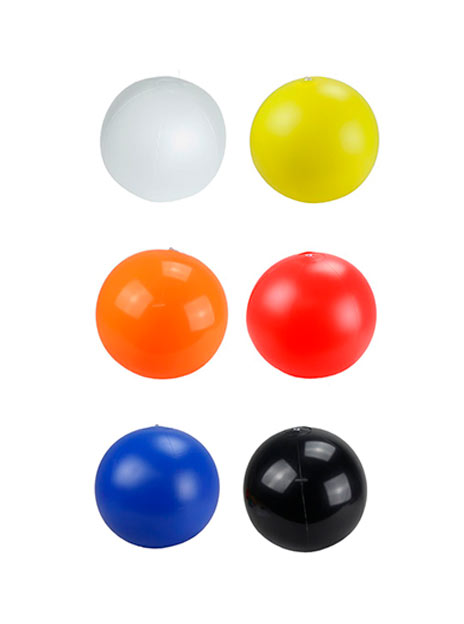
#> input picture archivos/PELOTASLISAS-COLORES.jpg, 464 x 624 px, found by its file name
$ jupyter execute Taller_1.ipynb
#> lines starting #> are read from the running program, lines starting #| are printed output that depends on the picture; after the words box and inside, x2 and y2 are one past the last pixel; in counts of white or black regions, pixels touching at a corner belong together
<a href="https://colab.research.google.com/github/jsebastianquiroga/IMAGE_VIDEO_PROCESSING_PUJ/blob/main/Talleres/Taller_1.ipynb" target="_parent"></a>

#

<h1> <strong>Procesamiento de imágenes y video.</strong></h1>
<h2> Para: Carlos Alberto Parra Rodriguez.</br></h2>
<h2>Integrantes:</br></h2>
<h2>Leonardo García.</br></h2>
<h2>Juan Sebastián Quiroga Bernal. </h2>

#Introducción:

En este taller, nos embarcaremos en el desafío de detectar y extraer pelotas de colores de una imagen. La detección de colores es un proceso fundamental en el procesamiento de imágenes, y aquí lo abordaremos mediante el uso de máscaras en el espacio de color HSV. El espacio de color HSV nos permite segmentar objetos basados en su tono y saturación, lo que lo hace ideal para diferenciar colores específicos en una imagen.

## 1. Importación de las bibliotecas necesarias:

Antes de comenzar, es esencial importar las bibliotecas que facilitarán el procesamiento de imágenes, la visualización y otras tareas relacionadas.

[cell 1]
# Importando las librerías necesarias
import cv2
import numpy as np
import matplotlib.pyplot as plt
from skimage.io import imread, imshow
from skimage.color import rgb2hsv, rgb2gray, rgb2yuv
from skimage import color, exposure, transform
from skimage.exposure import equalize_hist
from google.colab.patches import cv2_imshow
import gdown

# 2. Carga y Visualización de la Imagen Original:

Una vez que las bibliotecas están en su lugar, el siguiente paso es cargar nuestra imagen. Aquí, estamos usando una imagen almacenada en Google Drive. Después de descargarla, la convertimos del espacio de color BGR (predeterminado de OpenCV) a RGB y la visualizamos para tener una idea clara de lo que estamos trabajando.

[cell 2]
# Descargar la imagen desde Google Drive
url = 'https://drive.google.com/uc?id=110a3kGmypCHt46RDgC9t26sgaOsb3CJW'
output = 'PELOTASLISAS-COLORES.jpg'
gdown.download(url, output, quiet=False)
#> (this line was passed over: gdown is not available in this run)

# Leer y mostrar la imagen
image_original = cv2.imread('PELOTASLISAS-COLORES.jpg', cv2.IMREAD_COLOR)
#> image_original is the input picture: shape (624, 464, 3); mean B, G, R 211, 219.3, 233.1
image = cv2.cvtColor(image_original, cv2.COLOR_BGR2RGB)
plt.imshow(image)
plt.show()

## 3. Detección y Extracción de Pelotas de Colores:

La detección precisa de colores en una imagen es una tarea fundamental en el procesamiento de imágenes. La capacidad de aislar y reconocer colores específicos se puede aplicar en una variedad de aplicaciones, desde la clasificación de objetos hasta la edición de imágenes avanzada. En este taller, nos enfocamos en detectar y extraer pelotas de colores específicos de una imagen dada.

Procedimiento:

<ol> <li> Conversión a HSV: Transformamos la imagen de RGB a HSV para facilitar la detección de colores, dada la insensibilidad de HSV a variaciones de iluminación.</li>

<li>Especificación de Colores: Definimos intervalos de tono (Hue) para cada color que deseamos detectar, proporcionando un criterio claro para el aislamiento de colores.</li>

<li>Máscaras de Filtrado: Generamos máscaras binarias según los intervalos definidos, aislando así los píxeles que corresponden a cada color en la imagen.</li>

<li>Visualización de Resultados: Mostramos las imágenes resultantes tras aplicar las máscaras, confirmando la correcta identificación de las pelotas por color.</li> </ol>

[cell 3]
def detect_ball_color(image, lower, upper):
    # Aplicando máscara para el rango de color especificado
    mask = cv2.inRange(image, lower, upper)

    # Encontrando contornos en la máscara
    contours, _ = cv2.findContours(mask, cv2.RETR_EXTERNAL, cv2.CHAIN_APPROX_SIMPLE)

    if contours:
        # Si hay contornos, seleccionar el contorno más grande (suponiendo que es la pelota)
        c = max(contours, key=cv2.contourArea)
        return mask, c
    return mask, None

def main():
    # Crear una copia de la imagen original
    img = image_original.copy()

    # Convertir la imagen a formato HSV
    hsv = cv2.cvtColor(img, cv2.COLOR_BGR2HSV)
#> hsv: shape (624, 464, 3); mean H, S, V 18.1, 41.5, 239.8

    # Definiendo rangos de colores para identificar las pelotas
    colors = {
        'red': ([0, 21, 0], [4, 255, 255]),
        'blue': ([100, 50, 50], [140, 255, 255]),
        'yellow': ([20, 50, 50], [40, 255, 255]),
        'white': ([77, 6, 0], [180, 75, 255]),
        'orange': ([5, 100, 20], [25, 255, 255]),
        'black': ([0, 0, 0], [180, 255, 150])
    }

    # Bucle para detectar pelotas según los rangos de colores definidos
    for color, (lower, upper) in colors.items():
        mask, contour = detect_ball_color(hsv, np.array(lower), np.array(upper))

        if contour is not None:
            # Usando la máscara para extraer solo la pelota detectada
            detected_ball = cv2.bitwise_and(img, img, mask=mask)

            # Imprimir el color detectado
            print(f"Se detectó pelota de color {color}")

            # Mostrar la imagen con solo la pelota detectada
            plt.figure()
            plt.imshow(cv2.cvtColor(detected_ball, cv2.COLOR_BGR2RGB))
            plt.title(f"Pelota {color} detectada")
            plt.show()
#> this loop made 6 passes
#> pass 1, in detect_ball_color, `mask = cv2.inRange(image, lower, upper)`:
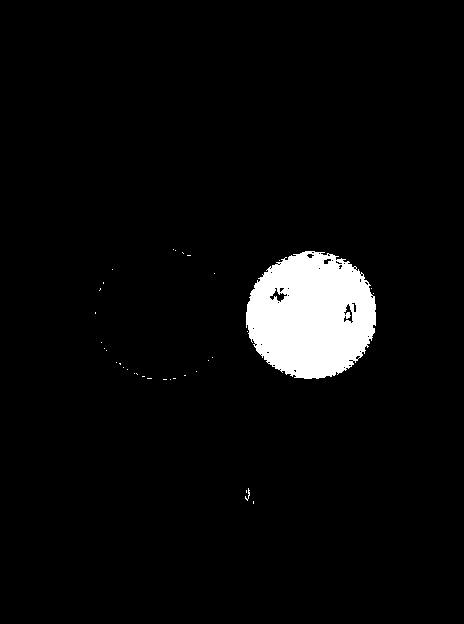
#> mask: shape (624, 464); 4.4% white; 35 white regions (33 under 20 px), largest, box (x1, y1, x2, y2) and area: (246, 251, 376, 379) 12630, (245, 488, 250, 501) 22
#> pass 1, in main, `detected_ball = cv2.bitwise_and(img, img, mask=mask)`:
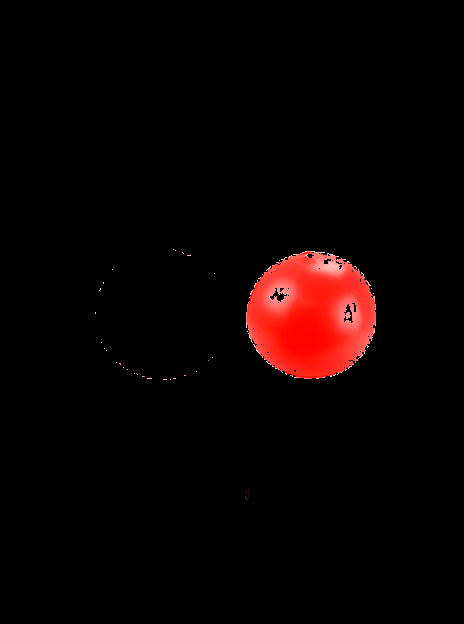
#> detected_ball: shape (624, 464, 3); mean B, G, R 2.2, 2.6, 11.1
#> pass 2, in detect_ball_color (call 2), `mask = cv2.inRange(image, lower, upper)`:
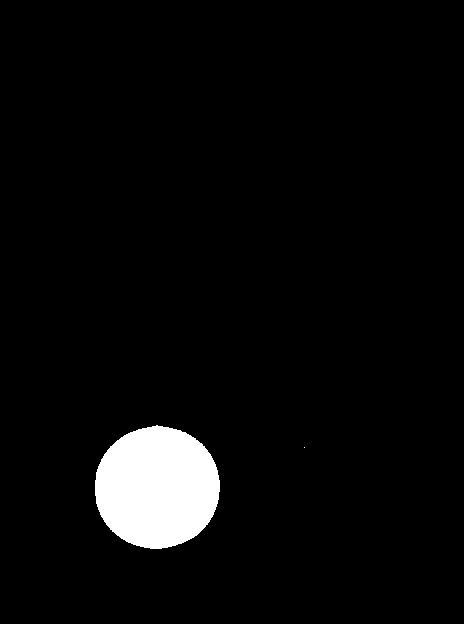
#> mask: shape (624, 464); 4.2% white; 2 white regions (1 under 20 px), largest, box (x1, y1, x2, y2) and area: (95, 425, 220, 549) 12093
#> pass 2, in main, `detected_ball = cv2.bitwise_and(img, img, mask=mask)`:
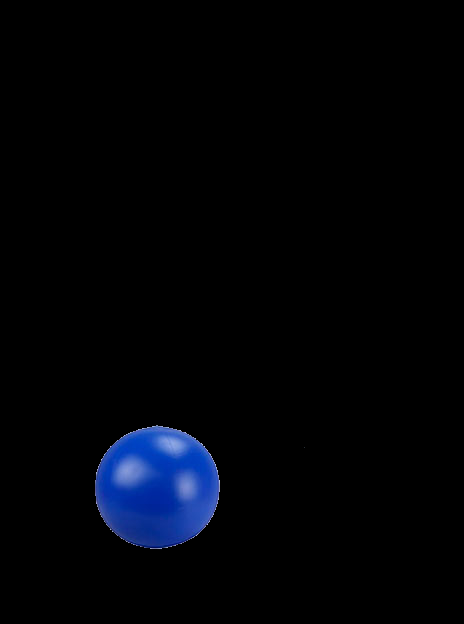
#> detected_ball: shape (624, 464, 3); mean B, G, R 7.4, 3.1, 1.3
#> after the loop: detected_ball: shape (624, 464, 3); mean H, S, V 2.5, 1.9, 1.7

# Ejecutar la función principal
main()

## 4. Delimitación de las Pelotas Detectadas:

Tras el proceso de identificación de las pelotas basado en su color, se vuelve esencial clarificar su presencia dentro de la imagen original para una interpretación más intuitiva. Esta etapa se centra en delinear y destacar cada pelota identificada, asegurando que su posición, tamaño y forma sean claramente visibles y comprensibles. Al delinear estas áreas de interés, proporcionamos un contexto visual que facilita el análisis y la comprensión de los resultados obtenidos.

Procedimiento:

<ol> <li>Identificación de Contornos: A partir de las máscaras generadas, extraemos los contornos que delinean las áreas detectadas.</li>
<li>Superposición en la Imagen: Sobre la imagen original, superponemos los contornos detectados, destacando así la posición y forma de cada pelota.</li>
<li>Visualización Final: Mostramos la imagen con los contornos superpuestos, proporcionando una vista clara de la ubicación y tamaño de las pelotas identificadas. </li></ol>

[cell 4]
def find_ball_contour(image, lower, upper):
    mask = cv2.inRange(image, lower, upper)
    contours, _ = cv2.findContours(mask, cv2.RETR_EXTERNAL, cv2.CHAIN_APPROX_SIMPLE)

    if contours:
        c = max(contours, key=cv2.contourArea)
        return c
    return None

def highlight_balls():
    # Asegurarse de que image_original esté disponible
    img = image_original.copy()

    # Convertir la imagen a HSV para facilitar la detección de color
    hsv = cv2.cvtColor(img, cv2.COLOR_BGR2HSV)

    # Establecer rangos de color para detectar
    ball_colors = {
        'red': ([0, 21, 0], [4, 255, 255]),
        'blue': ([100, 50, 50], [140, 255, 255]),
        'yellow': ([20, 50, 50], [40, 255, 255]),
        'white': ([77, 6, 0], [180, 75, 255]),
        'orange': ([5, 100, 20], [25, 255, 255]),
        'black': ([0, 0, 0], [180, 255, 150])
    }

    # Buscar y resaltar contornos para cada color
    for color, (lower, upper) in ball_colors.items():
        contour = find_ball_contour(hsv, np.array(lower), np.array(upper))

        if contour is not None:
            cv2.drawContours(img, [contour], -1, (0, 255, 0), 2)
            print(f"Pelota {color} identificada.")
#> this loop made 6 passes
#> pass 3, in find_ball_contour (call 3), `mask = cv2.inRange(image, lower, upper)`:
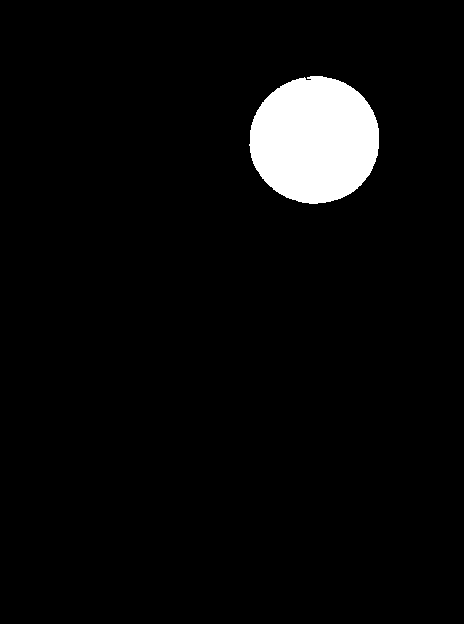
#> mask: shape (624, 464); 4.5% white; 1 white region, box (x1, y1, x2, y2) and area: (249, 76, 379, 204) 13007
#> after the loop:
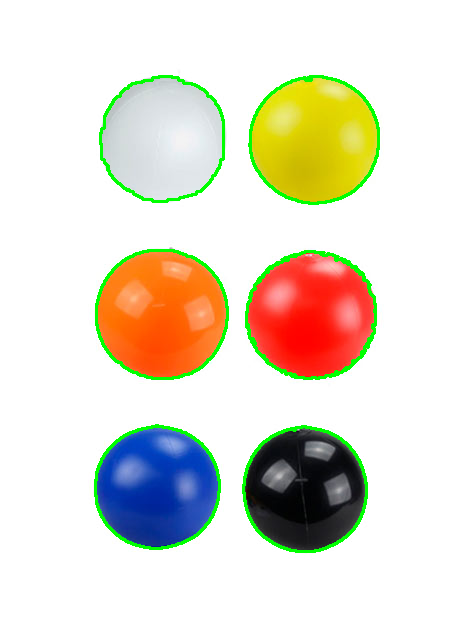
#> img: shape (624, 464, 3); 2.95% of pixels changed, all inside (x1, y1, x2, y2) = (94, 75, 380, 553)

    cv2_imshow(img)

# Ejecutar la función para visualizar los contornos
highlight_balls()

## Conclusión:

La detección de colores usando el espacio de color HSV es una técnica poderosa que puede adaptarse a una variedad de aplicaciones. En este taller, lo aplicamos para detectar y visualizar pelotas de colores específicos. Es importante notar que la elección del rango de colores en HSV es crítica y puede requerir ajustes según la iluminación y las condiciones de la imagen.

## Mover una pelota seleccionada.

[cell 5]
def find_ball_contour(image, lower, upper):
    mask = cv2.inRange(image, lower, upper)
    contours, _ = cv2.findContours(mask, cv2.RETR_EXTERNAL, cv2.CHAIN_APPROX_SIMPLE)

    if contours:
        c = max(contours, key=cv2.contourArea)
        return c
    return None

def move_blue_ball_left(image, contour, pixels=30):
    # Calcular el centroide de la pelota
    M = cv2.moments(contour)
    cX = int(M["m10"] / M["m00"])
    cY = int(M["m01"] / M["m00"])

    # Crear una máscara negra del tamaño de la imagen
    mask = np.zeros_like(image)

    # Dibujar el contorno en blanco en la máscara
    cv2.drawContours(mask, [contour], -1, (255, 255, 255), -1)

    # Asegurarse de que no nos salgamos del borde al mover
    cX_new = max(pixels, cX) - pixels

    # Mover el contorno a la izquierda
    M = np.float32([[1, 0, cX_new - cX], [0, 1, 0]])
    shifted = cv2.warpAffine(mask, M, (image.shape[1], image.shape[0]))

    # Aplicar una operación AND para obtener la pelota movida en color
    shifted_colored = cv2.bitwise_and(image, shifted)

    # Quitar la pelota original de la imagen
    image_no_ball = cv2.bitwise_and(image, cv2.bitwise_not(mask))

    # Agregar la pelota movida a la imagen
    result = cv2.add(image_no_ball, shifted_colored)

    return result

def highlight_balls(image_original=image_original):
    # Asegurarse de que image_original esté disponible
    img = image_original.copy()

    # Convertir la imagen a HSV para facilitar la detección de color
    hsv = cv2.cvtColor(img, cv2.COLOR_BGR2HSV)

    # Establecer rangos de color para detectar
    ball_colors = {
        'red': ([0, 21, 0], [4, 255, 255]),
        'blue': ([100, 50, 50], [140, 255, 255]),
        'yellow': ([20, 50, 50], [40, 255, 255]),
        'white': ([77, 6, 0], [180, 75, 255]),
        'orange': ([5, 100, 20], [25, 255, 255]),
        'black': ([0, 0, 0], [180, 255, 150])
    }

    # Buscar y resaltar contornos para cada color
    for color, (lower, upper) in ball_colors.items():
        contour = find_ball_contour(hsv, np.array(lower), np.array(upper))

        if contour is not None and color == "blue":
            img = move_blue_ball_left(img, contour)
            print(f"Pelota {color} movida.")
        elif contour is not None:
            cv2.drawContours(img, [contour], -1, (0, 255, 0), 2)
            print(f"Pelota {color} identificada.")
#> this loop made 6 passes
#> (cX in move_blue_ball_left, cY in move_blue_ball_left, cX_new in move_blue_ball_left) on pass 2: (156, 487, 126)
#> pass 2, in move_blue_ball_left, `shifted = cv2.warpAffine(mask, M, (image.shape[1], image.shape[0]))`:
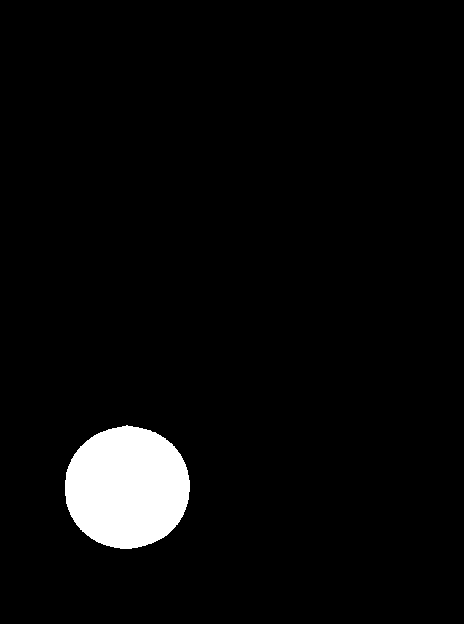
#> shifted: shape (624, 464, 3); 4.2% white; 1 white region, box (x1, y1, x2, y2) and area: (65, 425, 190, 549) 12093
#> pass 2, in move_blue_ball_left, `shifted_colored = cv2.bitwise_and(image, shifted)`:
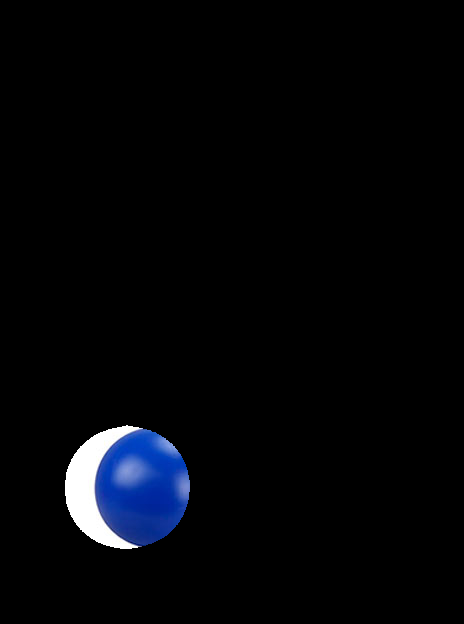
#> shifted_colored: shape (624, 464, 3); mean B, G, R 8.2, 5.2, 4
#> pass 2, in move_blue_ball_left, `image_no_ball = cv2.bitwise_and(image, cv2.bitwise_not(mask))`:
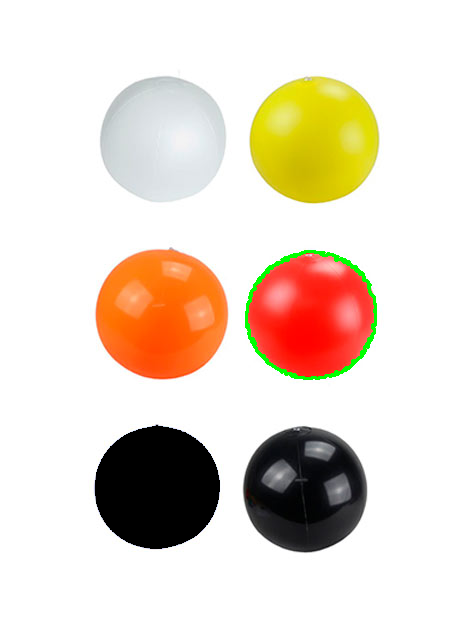
#> image_no_ball: shape (624, 464, 3); mean B, G, R 202.8, 216.9, 230.3
#> pass 2, in move_blue_ball_left, `result = cv2.add(image_no_ball, shifted_colored)`:
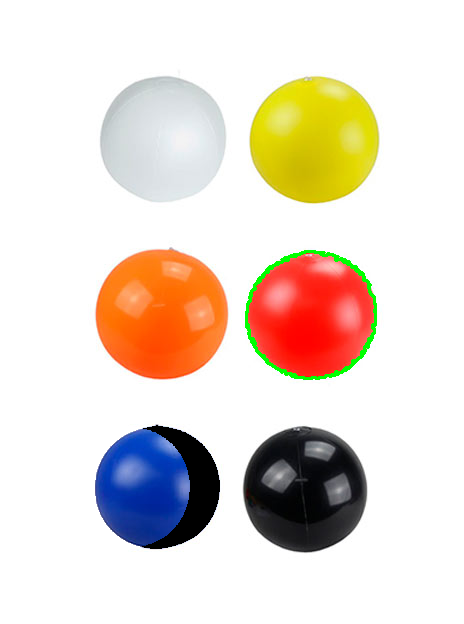
#> result: shape (624, 464, 3); mean B, G, R 207.9, 219, 231.1

    cv2_imshow(img)

# Ejecutar la función para visualizar los contornos
highlight_balls()
